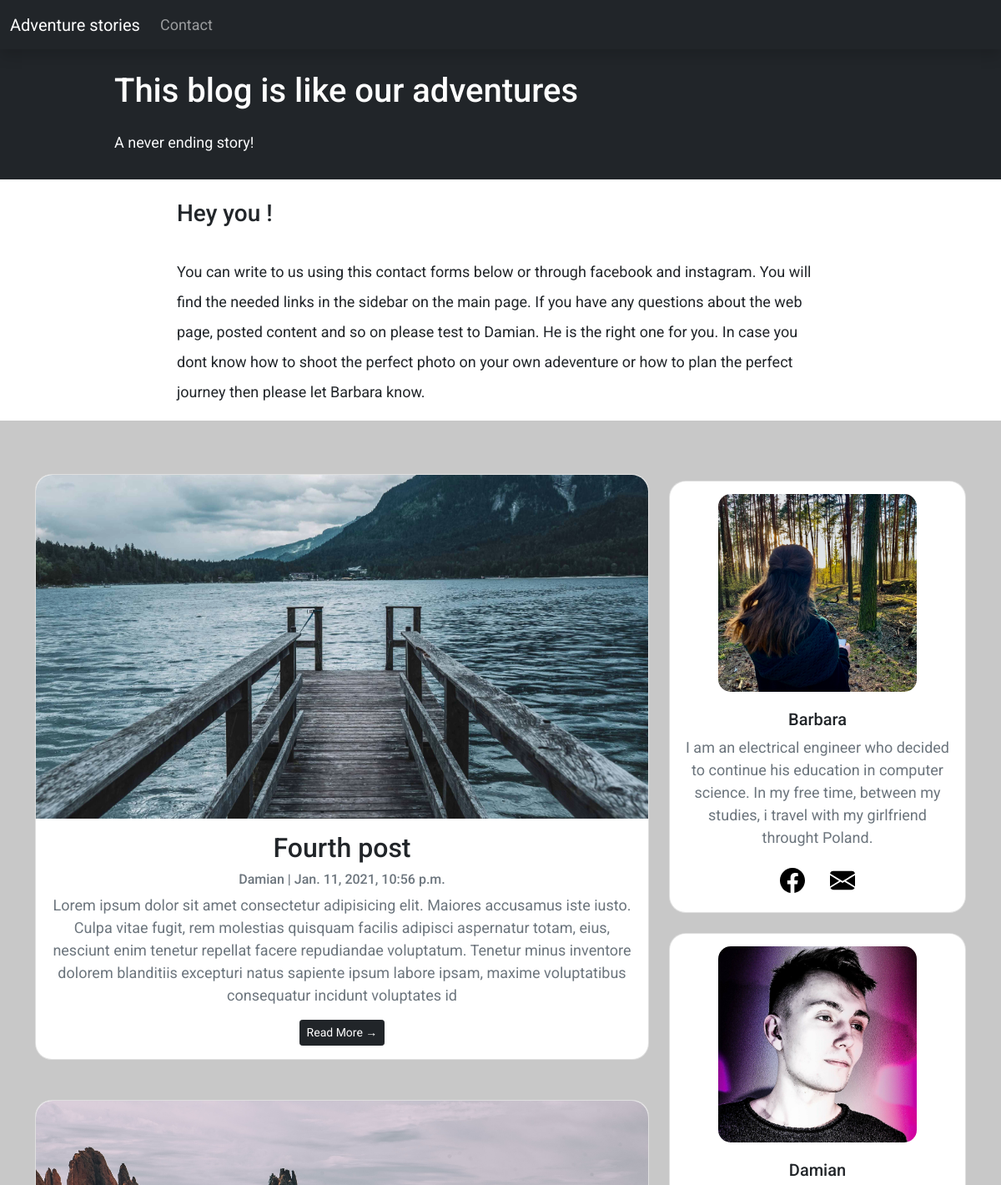
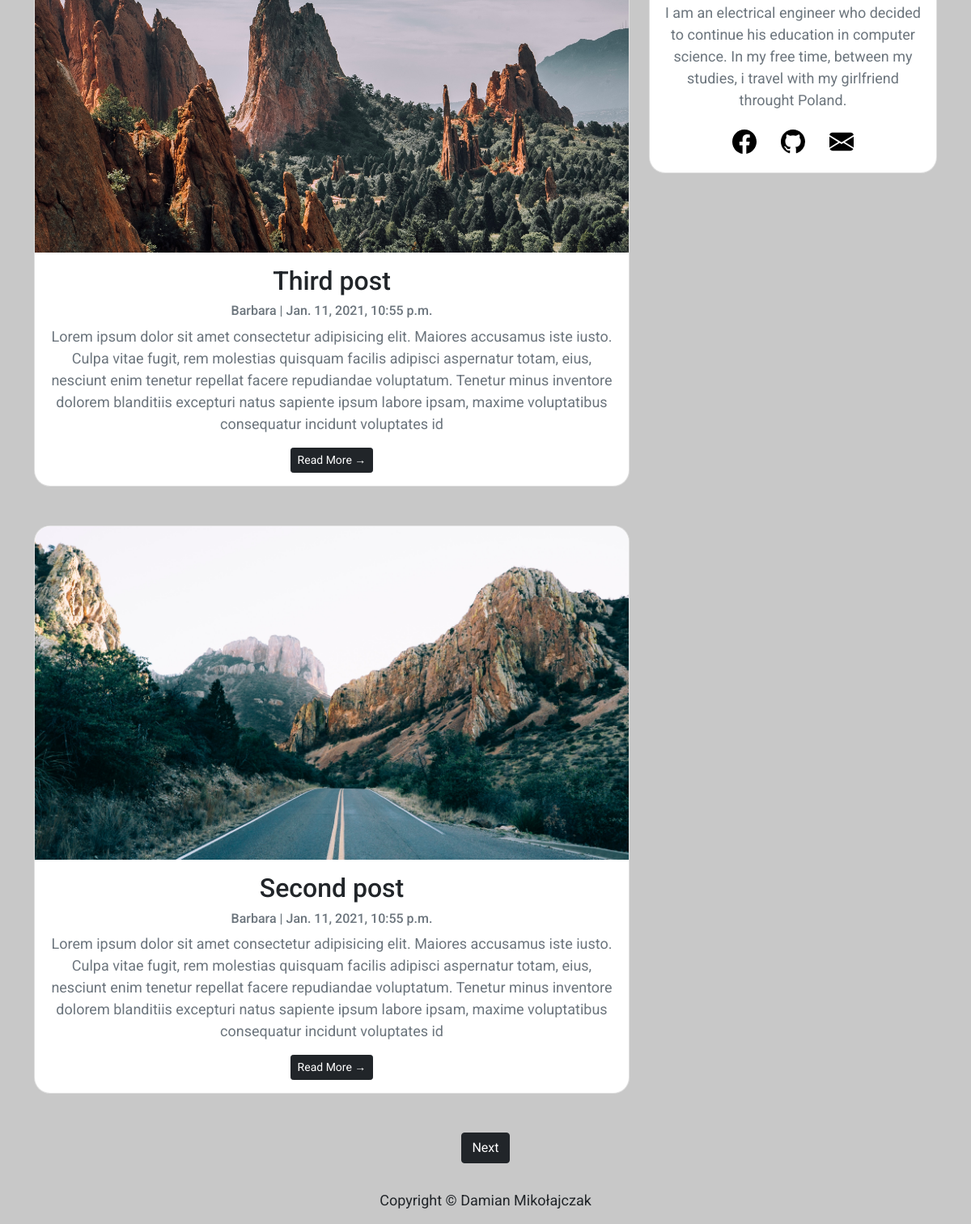
The page / on the database its author committed (2 pictures, top to bottom).
### blogApp/models.py (models this page shows, shortened)
class Post(models.Model):
    title = models.CharField(max_length=200, unique=True)
    slug = models.SlugField(max_length=200, unique=True)
    author = models.ForeignKey(User, on_delete= models.CASCADE,related_name='blog_posts')
    updated_on = models.DateTimeField(auto_now= True)
    main_photo = models.ImageField(null=True, blank=True)
    detail_photo_1 = models.ImageField(null=True, blank=True)
    detail_photo_2 = models.ImageField(null=True, blank=True)
    detail_photo_3 = models.ImageField(null=True, blank=True)
    content = models.TextField()
    created_on = models.DateTimeField(auto_now_add=True)
    status = models.IntegerField(choices=STATUS, default=0)
    class Meta:
        ordering = ['-created_on']

### blogApp/views.py (the view)
# urls.py: path('', views.PostList.as_view(), name='home'),
class PostList(generic.ListView):
    queryset = Post.objects.filter(status=1).order_by('-created_on')
    template_name = 'index.html'
    paginate_by = 3

### templates/index.html (shortened to what this page needs)
{% extends "base.html" %}
{% block content %}
<header class="masthead">
    <div class="container">
        <div class="row">
            <div class=" col-md-8 col-md-10 mx-auto">
                <div class="site-heading">
                    <h1 class="site-heading my-4 mt-3 text-white"> This blog is like our adventures  </h1>
                    <p class="text-light">A never ending story! </p>
                </div>
            </div>
        </div>
    </div>
</header>
<section>
    <div class="container-fluid contact-text-content mb-5">
        <div class="row">
            <div class="col-8 mx-auto">
                <h3 class=" mt-4"> Hey you ! </h3> <br>
                <p style="line-height: 2;">You can write to us using this contact forms below or through facebook and instagram. You will find the needed links in the sidebar on the main page.
                    If you have any questions about the web page, posted content and so on please test to Damian. He is the right one for you. In case you dont know how to shoot the perfect photo on your own adeventure or how to plan the perfect journey
                then please let Barbara know.</p>
            </div>
        </div>
    </div>
</section>
<section>
    <div class="container">
        <div class="row">
            <div class="col-12 col-lg-8 mt-3 left" >
                {% for post in post_list %}
                <div class="post-card card text-center mb-5" >
                    <img class="post-image card-img-top" src="{{post.main_photo.url}}" alt="Can't load photo">
                    <div class="card-body">
                        <h2 class="card-title">{{ post.title }}</h2>
                        <p class="card-text text-muted h6">{{ post.author }} | {{ post.created_on}} </p>
                        <p class="card-text text-muted">{{post.content|slice:":400" }}</p>
                        <a href="{% url 'entire_post' post.slug  %}" class="btn btn-dark btn-sm">Read More &rarr;</a>
                    </div>
                </div>
                {% endfor %}
            </div>
            <div class="col-12 col-lg-4 float-right ">
                <div class="user-card card my-4">
                    <img class="user-image card-img-top" src="images/barbara.jpg" alt="Here should be Barbaras face :)">
                    <div class="card-body  text-center">
                        <h5 class="card-title" >Barbara</h5>
                        <p class="card-text text-muted">
                            I am an electrical engineer who decided to continue his education in computer science. In my free time, between my studies, i travel with my girlfriend throught Poland.</p>
                            <a href="https://www.facebook.com/basia.sibinska" class="btn btn-link"><img class="btn-img" src="images/facebook.svg" alt="Facebook"></a>
                            <a href="contact" class="btn btn-link"><img class="btn-img"src="images/mail.svg" alt="Mail"></a>
                    </div>
                </div>
                <div class="user-card card my-4">
                    <img class="user-image card-img-top" src="images/damian.jpg" alt="Here should be Damians face :)">
                    <div class="card-body  text-center">
                        <h5 class="card-title" >Damian</h5>
                        <p class="card-text text-muted">
                            I am an electrical engineer who decided to continue his education in computer science. In my free time, between my studies, i travel with my girlfriend throught Poland.</p>
                            <a href="https://www.facebook.com/damian49841" class="btn btn-link"><img class="btn-img" src="images/facebook.svg" alt="Facebook"></a>
                            <a href="https://github.com/damianmikolajczak" class="btn btn-link"><img class="btn-img" src="images/github.svg" alt="GitHub"></a>
                            <a href="contact" class="btn btn-link"><img class="btn-img"src="images/mail.svg" alt="Mail"></a>
                    </div>
                </div>
            </div>
        </div>
    </div>
</section>
{% if is_paginated %}
  <ul class="pagination justify-content-center">
    {% if page_obj.has_next %}
    <li><a href="?page={{ page_obj.next_page_number }}" class="btn btn-dark">Next</a></li>
    {% endif %}
  </ul>
{% endif %}
{%endblock%}

### templates/base.html (style rules this page uses)
body { font-family: "Roboto", sans-serif; font-size: 17px; background-color: rgb(200, 200, 200); }
.masthead { background: rgb(33, 37, 41); height: auto; padding-bottom: 15px; padding-top: 10px; }

### templates/index.html (style rules this page uses)
body { font-family: "Roboto", sans-serif; font-size: 18px; background-color: rgb(200, 200, 200); }
.post-image { height: auto; border-top-left-radius: 20px; border-top-right-radius: 20px; }
.post-card { border-radius: 20px; }
.user-card { border-radius: 20px; }
.user-image { height: auto; width: 70%; margin-left: 15%; border-radius: 20px; border-style: solid; border-width: 5px; border-color: white; margin-top: 10px; }
.btn-img { height: 30px; }
.contact-text-content { background-color: white; }

### rows shown on the page
Post: main_photo (placeholder picture), title "Fourth post", author "Damian", created_on "Jan. 11, 2021, 10:56 p.m.", content "Lorem ipsum dolor sit amet consectetur adipisicing elit. Maiores accusamus iste iusto. Culpa vitae fugit, rem molestias quisquam facilis adipisci aspernatur totam, eius, nesciunt enim tenetur repellat facere repudiandae voluptatum. Tenetur minus inventore dolorem blanditiis excepturi natus sapiente ipsum labore ipsam, maxime voluptatibus consequatur incidunt voluptates id"
Post: main_photo (picture), title "Third post", author "Barbara", created_on "Jan. 11, 2021, 10:55 p.m.", content "Lorem ipsum dolor sit amet consectetur adipisicing elit. Maiores accusamus iste iusto. Culpa vitae fugit, rem molestias quisquam facilis adipisci aspernatur totam, eius, nesciunt enim tenetur repellat facere repudiandae voluptatum. Tenetur minus inventore dolorem blanditiis excepturi natus sapiente ipsum labore ipsam, maxime voluptatibus consequatur incidunt voluptates id"
Post: main_photo (picture), title "Second post", author "Barbara", created_on "Jan. 11, 2021, 10:55 p.m.", content "Lorem ipsum dolor sit amet consectetur adipisicing elit. Maiores accusamus iste iusto. Culpa vitae fugit, rem molestias quisquam facilis adipisci aspernatur totam, eius, nesciunt enim tenetur repellat facere repudiandae voluptatum. Tenetur minus inventore dolorem blanditiis excepturi natus sapiente ipsum labore ipsam, maxime voluptatibus consequatur incidunt voluptates id"
